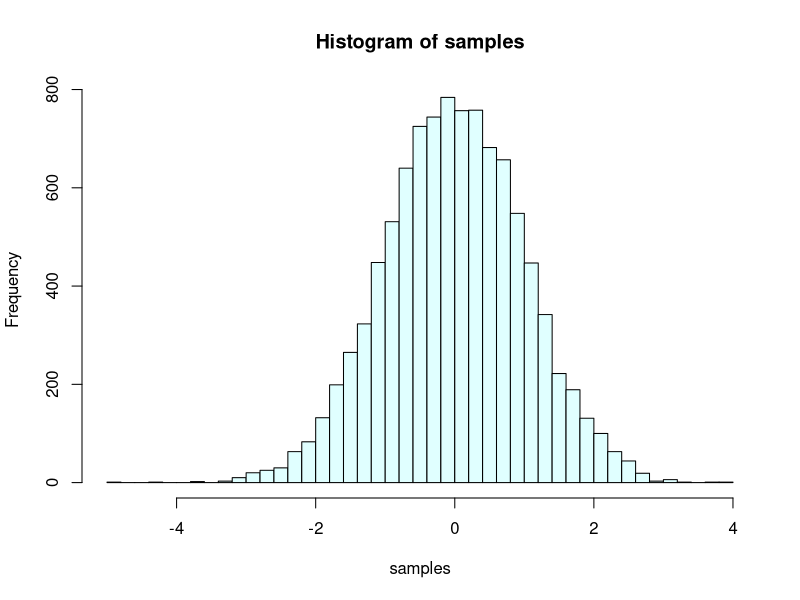

This figure's R source:
square<-function(u1,u2){
	return (u1**2+u2**2)
}
intermediate<-function(x){
	return (sqrt(-2*log(x)/x))
}
count<-10000

samples1<-c()
samples2<-c()
i<-1
while(1){
	u1<-runif(1)
	u2<-runif(1)
	u1<-2*u1-1
	u2<-2*u2-1
	x<-square(u1,u2)
	if(x>1){
		next
	}
	y<-intermediate(x)
	samples1[i]<-u1*y
	samples2[i]<-u2*y
	i<-i+1
	count<-count-2
	if (count==0){
		break
	}
}
samples<-c(samples1,samples2)
cat("Mean: ",mean(samples))
cat("\nVariance: ",var(samples),"\n")
png("question1-10000-bray.png")
hist(samples, breaks=50 ,col="light cyan",plot=TRUE)		